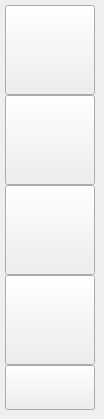
      <widget class="QWidget" name="turn0">
       <widget class="ChessPromotionButton" name="queen0">
        <property name="geometry">
         <rect>
          <x>5</x>
          <y>5</y>
          <width>90</width>
          <height>90</height>
         </rect>
        </property>
        <property name="text">
         <string/>
        </property>
       </widget>
       <widget class="ChessPromotionButton" name="knight0">
        <property name="geometry">
         <rect>
          <x>5</x>
          <y>95</y>
          <width>90</width>
          <height>90</height>
         </rect>
        </property>
        <property name="text">
         <string/>
        </property>
       </widget>
       <widget class="ChessPromotionButton" name="rook0">
        <property name="geometry">
         <rect>
          <x>5</x>
          <y>185</y>
          <width>90</width>
          <height>90</height>
         </rect>
        </property>
        <property name="text">
         <string/>
        </property>
       </widget>
       <widget class="ChessPromotionButton" name="bishop0">
        <property name="geometry">
         <rect>
          <x>5</x>
          <y>275</y>
          <width>90</width>
          <height>90</height>
         </rect>
        </property>
        <property name="text">
         <string/>
        </property>
       </widget>
       <widget class="ChessPromotionButton" name="close0">
        <property name="geometry">
         <rect>
          <x>5</x>
          <y>365</y>
          <width>90</width>
          <height>45</height>
         </rect>
        </property>
        <property name="text">
         <string/>
        </property>
       </widget>
      </widget>
